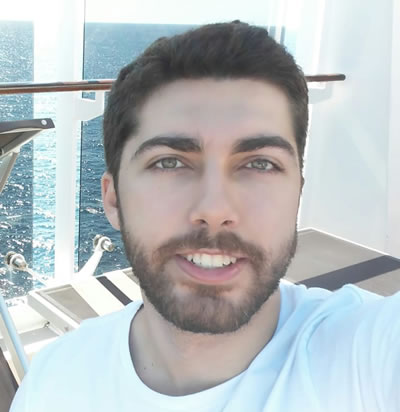
#> input picture Q05/luise.jpg, 400 x 412 px
$ jupyter execute Q05.ipynb
#> lines starting #> are read from the running program, lines starting #| are printed output that depends on the picture
[cell 1]
import cv2

# Open image
img = cv2.imread('luise.jpg')
#> img is the input picture: shape (412, 400, 3); mean B, G, R 191.1, 188.9, 182.9

# Convert to grayscale
gray = cv2.cvtColor(img, cv2.COLOR_BGR2GRAY)
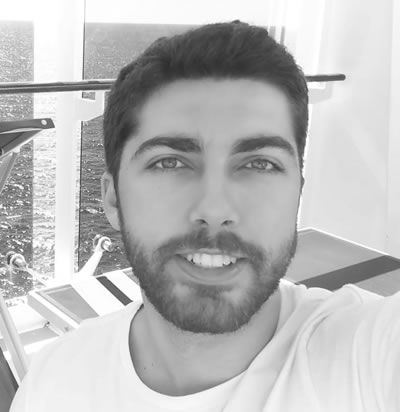
#> gray: shape (412, 400); min 44, max 255, mean 187.3

# Apply the median and blur filters
'''
 median - computes the median of all the pixels under the kernel window and the central pixel is replaced with
 this median value. This is highly effective in removing salt-and-pepper noise. Median filtering is very widely
 used in digital image processing because, under certain conditions, it preserves edges while removing noise
 also having applications in signal processing.

 blur - It takes the average of all the pixels under kernel area and replaces the central element with this average.
'''

median_image = cv2.medianBlur(gray, ksize=5)
blur_image = cv2.blur(gray, ksize=(5, 5))
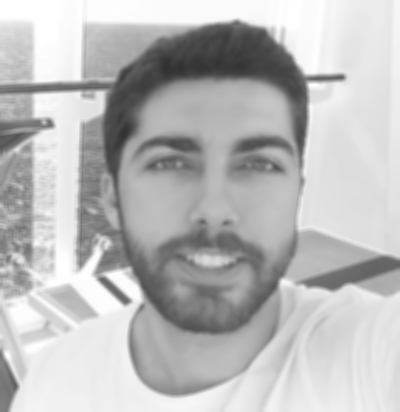
#> blur_image: shape (412, 400); min 49, max 255, mean 187.3

# Show the input image
cv2.imshow('Input grayscale image', gray)

# Show the results of median and blur filters
cv2.imshow('Median filter result', median_image)
cv2.imshow('Blur filter result', blur_image)

cv2.waitKey(0)

# Save the results
cv2.imwrite('median_filter_result.jpg', median_image)
cv2.imwrite('blur_filter_result.jpg', blur_image)
#> Out = True
